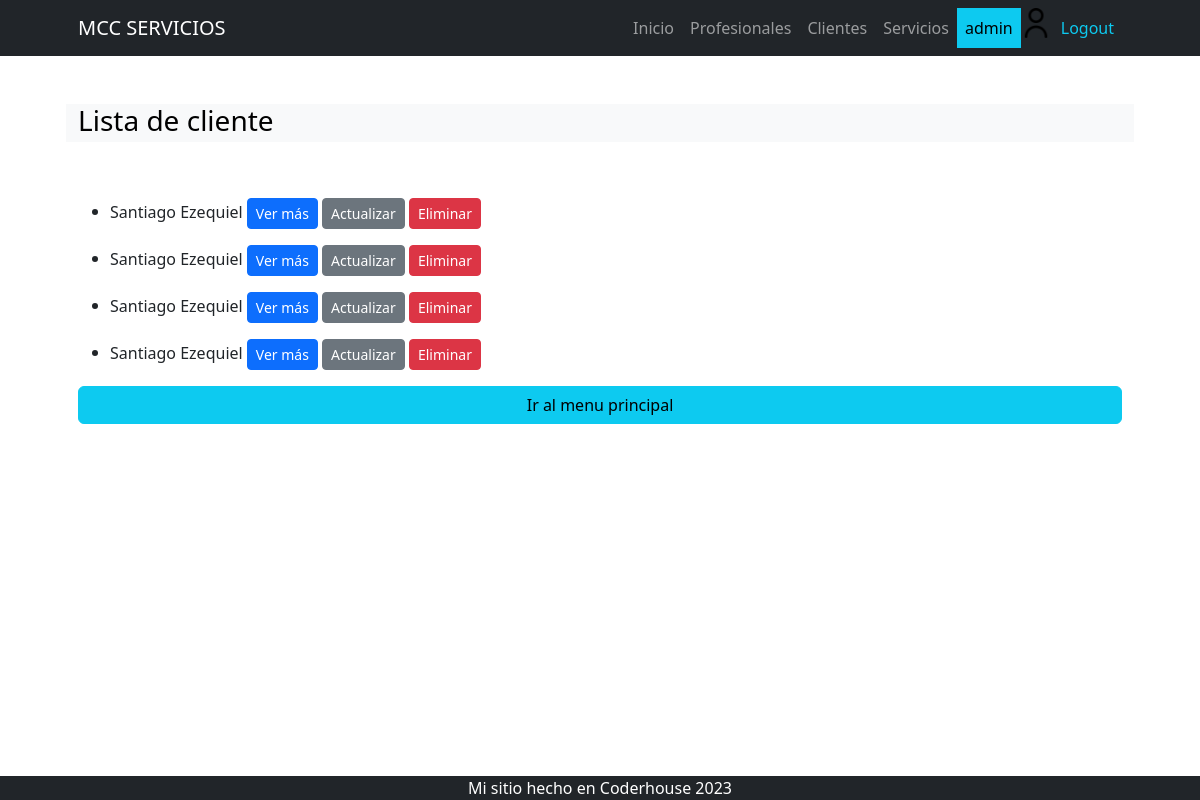
Page /cliente/cliente/list/ (signed in) on the committed database.
### apps/cliente/models.py (models this page shows, shortened)
class Cliente(models.Model):
    nombre = models.CharField(max_length=50)
    apellido = models.CharField(max_length= 50)
    nacimiento = models.DateField(null=True)
    pais_origen_id = models.ForeignKey(Pais, on_delete=models.SET_NULL, null=True, blank=True)
    avatar = models.ImageField(upload_to="avatares",blank=True, null=True)

### apps/cliente/views.py (the view)
# urls.py: path("cliente/list/", views.ClienteList.as_view(),
class ClienteList(ListView):
    model = models.Cliente

### apps/cliente/templates/cliente/cliente_list.html
{% extends 'cliente/index.html' %}
{% block INDEX_TITULO %}
    Lista de cliente
{% endblock INDEX_TITULO %}
{% block INDEX_CONTENIDO %}
    {% if object_list %}
        {% for object in object_list %}
            <ul>
                <li style='text-align:left'>{{ object.nombre }}
                    <a href="{% url 'cliente:cliente_detail' object.id %}"class ="btn btn-primary btn-sm">
                        Ver más</a>
                    {% if user.is_authenticated %}
                    <a href="{% url 'cliente:cliente_update' object.id %}"class ="btn btn-secondary btn-sm">
                        Actualizar</a>
                    <a href="{% url 'cliente:cliente_delete' object.id %}"class ="btn btn-danger btn-sm">
                        Eliminar</a>
                    {% endif %}
                </li>
            </ul>
        {% endfor %}
    {% else %}
        <p>No hay elementos</p>
    {% endif %}
    {% include 'Home/index_back.html' %}
{% endblock INDEX_CONTENIDO %}

### apps/Home/templates/Home/navbar.html (shortened to what this page needs)
{% load static %}
<nav class="navbar navbar-expand-lg navbar-dark bg-dark">
    <div class="container px-5">
        <a class="navbar-brand" href="{% url 'Home:home' %}">MCC SERVICIOS</a>
        <div class="collapse navbar-collapse" id="navbarSupportedContent">
            <ul class="navbar-nav ms-auto mb-2 mb-lg-0">
                <li class="nav-item"><a class="nav-link {% if request.path == "/" %} active {% endif %}" aria-current="page" href="{% url 'Home:home' %}">Inicio</a></li>
                {% if user.is_authenticated %}
                <li class="nav-item"><a class="nav-link {% if request.path == "/profesionista/" %} active  {% endif %}" href="{% url 'profesionista:home' %}">Profesionales</a></li>
                <li class="nav-item"><a class="nav-link {% if request.path == "/cliente/" %} active  {% endif %}" href="{% url 'cliente:home' %}">Clientes</a></li>
                    <li class="nav-item"><a class="nav-link {% if request.path == "/servicio/" %} active  {% endif %}" href="{% url 'servicio:home' %}">Servicios</a></li>
                    <li class="nav-item"><a class="nav-link text-bg-info">{{ user.username }}</a></li>
                    {% if user.profesional.avatar.url %}
                            <li class="nav-item"><img src="{{user.profesional.avatar.url}}" alt="avatar" class="" style="width: 30px;height: 30px;vertical-align: middle;margin-right: 2px; "></li>
                        {% else %}
                            <li class="nav-item"><img src="{% static 'profesionista/usuario.png' %}" alt=""class="" style="width: 30px;height: 30px;vertical-align: middle;margin-right: 2px; "></li>
                    {% endif %}
                    <li class="nav-item"><a class="nav-link text-info" href="{% url 'Home:logout' %}">Logout</a></li>
                {% endif %}
            </ul>
        </div>
    </div>
</nav>

### rows in the picture
Cliente: nombre "Santiago Ezequiel"
Cliente: nombre "Santiago Ezequiel"
Cliente: nombre "Santiago Ezequiel"
Cliente: nombre "Santiago Ezequiel"

### other values in the picture
{{ user.username }} "admin"
